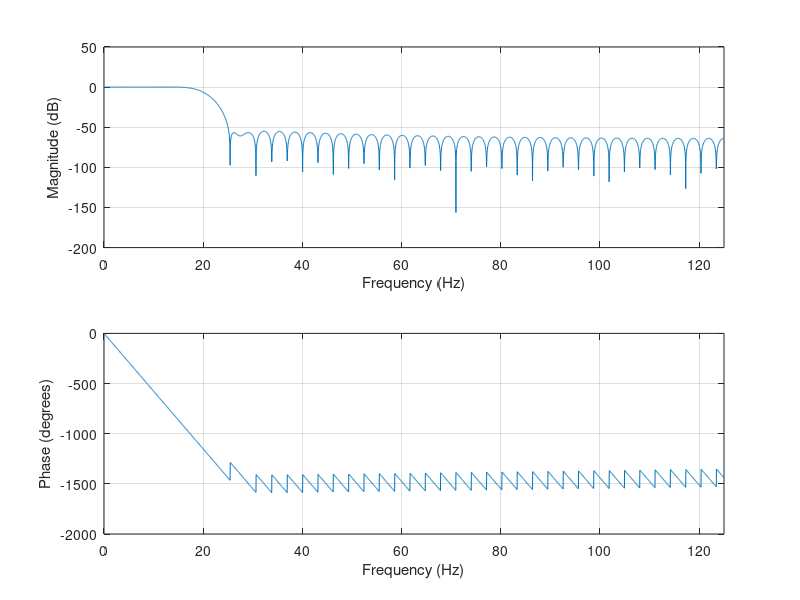
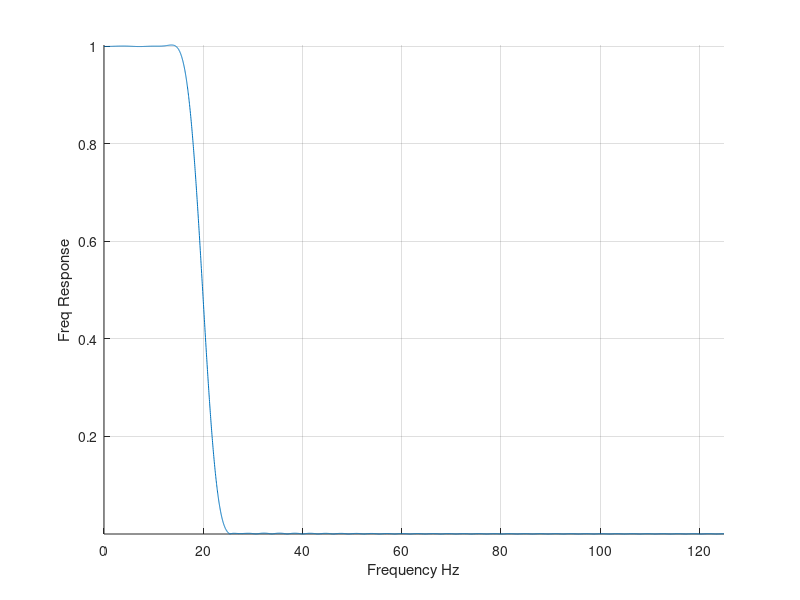

The MATLAB source for these figures, in order:
close all;
clear all;
clc;

pkg load signal


%FIR1
fs=250; 
fc=20; %20Hz  
wc=fc/(fs/2);   % normalized frequency

b=fir1(80,wc);  % Low pass filter

figure;
stem(b);   

freqz(b,1,2^12,fs);   %frequency response of filter 
[H,f]=freqz(b,1,2^12,fs);
figure;
plot(f,abs(H));
xlabel('Frequency Hz');
ylabel('Freq Response');
box off; grid on; axis tight;


